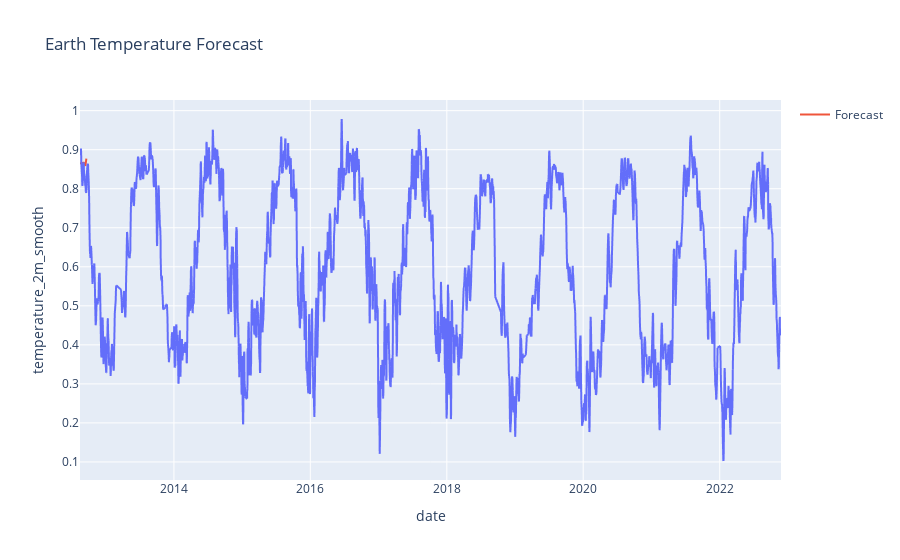

Notebook code for this chart:
### Code cell
# Forecasting:
predictions = model_fit.predict(start=len(merged_df), end=len(merged_df)+30)
fig = px.line(merged_df, x="date", y="temperature_2m_smooth", title="Earth Temperature Forecast")
fig.add_scatter(x=merged_df["date"][-30:], y=predictions, name="Forecast")
fig.show()

### Figure 1 — Plotly figure (JSON) as saved in the notebook; plotly's stock layout.template omitted (floating-point values rounded to 4 significant figures; data arrays with more than 128 entries replaced by an {"elided": "..."} marker saying what was removed)
{"data": [{"hovertemplate": "date=%{x}<br>temperature_2m_smooth=%{y}<extra></extra>", "legendgroup": "", "line": {"color": "#636efa", "dash": "solid"}, "marker": {"symbol": "circle"}, "mode": "lines", "name": "", "showlegend": false, "type": "scattergl", "x": {"elided": "5450 str values"}, "xaxis": "x", "y": {"elided": "5450 float values"}, "yaxis": "y"}, {"name": "Forecast", "type": "scatter", "x": ["2012-09-19", "2012-09-18", "2012-09-17", "2012-09-16", "2012-09-15", "2012-09-14", "2012-09-13", "2012-09-12", "2012-09-11", "2012-09-10", "2012-09-08", "2012-09-06", "2012-09-05", "2012-09-04", "2012-09-03", "2012-09-02", "2012-09-01", "2012-08-31", "2012-08-30", "2012-08-29", "2012-08-28", "2012-08-27", "2012-08-23", "2012-08-22", "2012-08-21", "2012-08-20", "2012-08-19", "2012-08-18", "2012-08-17", "2012-08-16"], "y": [0.8772, 0.8703, 0.8641, 0.86, 0.8585, 0.8585, 0.8596, 0.8612, 0.863, 0.8645, 0.8657, 0.8664, 0.8667, 0.8667, 0.8665, 0.8662, 0.8659, 0.8656, 0.8653, 0.8652, 0.8651, 0.8651, 0.8652, 0.8652, 0.8653, 0.8654, 0.8654, 0.8654, 0.8654, 0.8654, 0.8654]}], "layout": {"legend": {"tracegroupgap": 0}, "title": {"text": "Earth Temperature Forecast"}, "xaxis": {"anchor": "y", "domain": [0, 1], "title": {"text": "date"}}, "yaxis": {"anchor": "x", "domain": [0, 1], "title": {"text": "temperature_2m_smooth"}}}}
